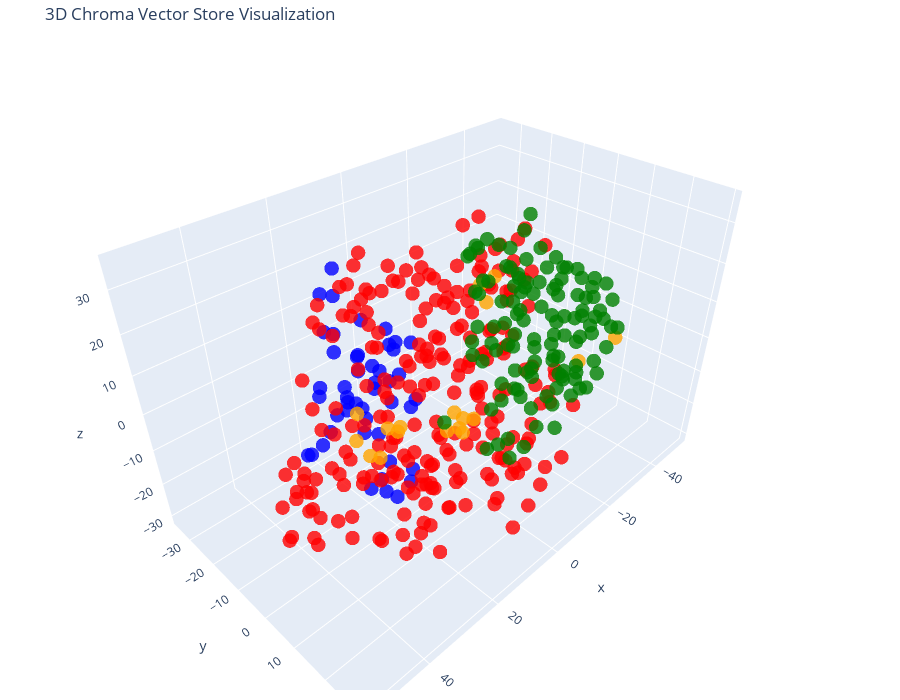

The code cell stored with this chart in its notebook:
### Code cell
# Let's try 3D!

tsne = TSNE(n_components=3, random_state=42)
reduced_vectors = tsne.fit_transform(vectors)

# Create the 3D scatter plot
fig = go.Figure(data=[go.Scatter3d(
    x=reduced_vectors[:, 0],
    y=reduced_vectors[:, 1],
    z=reduced_vectors[:, 2],
    mode='markers',
    marker=dict(size=5, color=colors, opacity=0.8),
    text=[f"Type: {t}<br>Text: {d[:100]}..." for t, d in zip(doc_types, documents)],
    hoverinfo='text'
)])

fig.update_layout(
    title='3D Chroma Vector Store Visualization',
    scene=dict(xaxis_title='x', yaxis_title='y', zaxis_title='z'),
    width=900,
    height=700,
    margin=dict(r=20, b=10, l=10, t=40)
)

fig.show()

### Figure 1 — Plotly figure (JSON) as saved in the notebook; plotly's stock layout.template omitted (floating-point values rounded to 4 significant figures; data arrays with more than 128 entries replaced by an {"elided": "..."} marker saying what was removed)
{"data": [{"hoverinfo": "text", "marker": {"color": {"elided": "413 str values"}, "opacity": 0.8, "size": 5}, "mode": "markers", "text": {"elided": "413 str values"}, "type": "scatter3d", "x": {"elided": "413 float values"}, "y": {"elided": "413 float values"}, "z": {"elided": "413 float values"}}], "layout": {"height": 700, "margin": {"b": 10, "l": 10, "r": 20, "t": 40}, "scene": {"xaxis": {"title": {"text": "x"}}, "yaxis": {"title": {"text": "y"}}, "zaxis": {"title": {"text": "z"}}}, "title": {"text": "3D Chroma Vector Store Visualization"}, "width": 900}}
